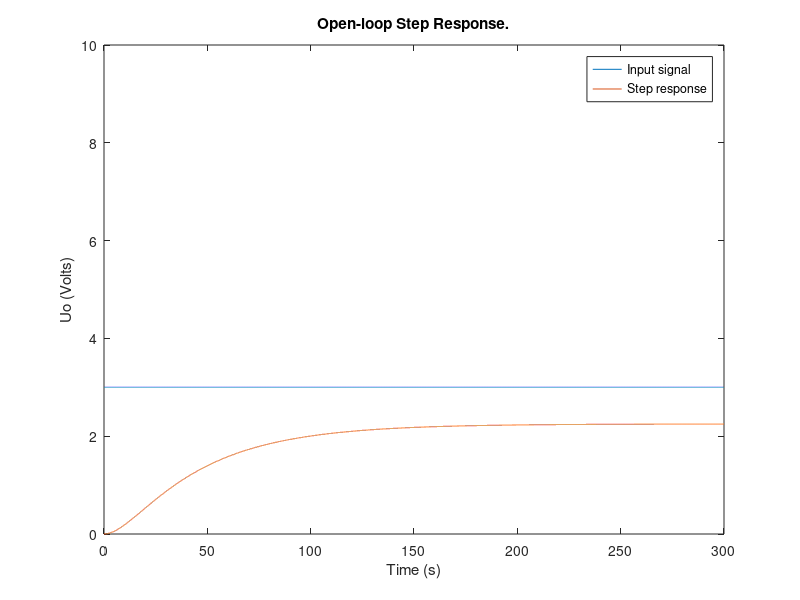
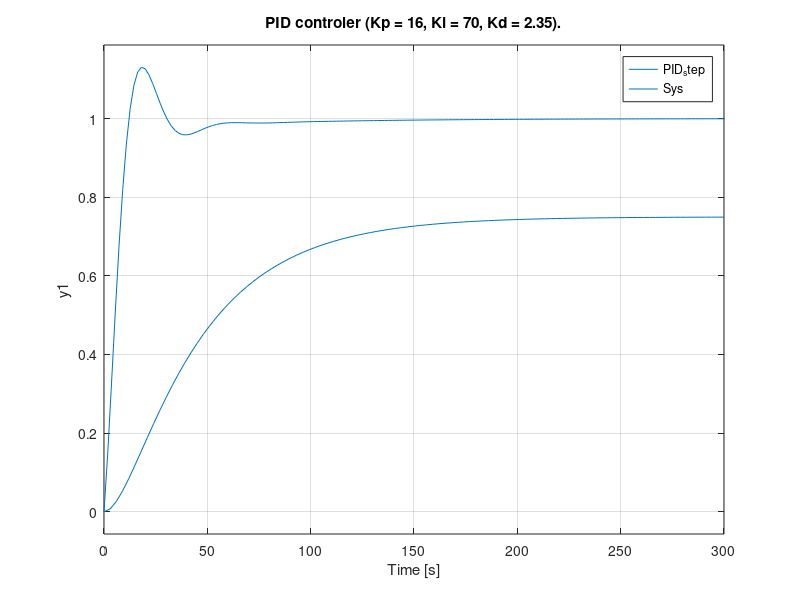
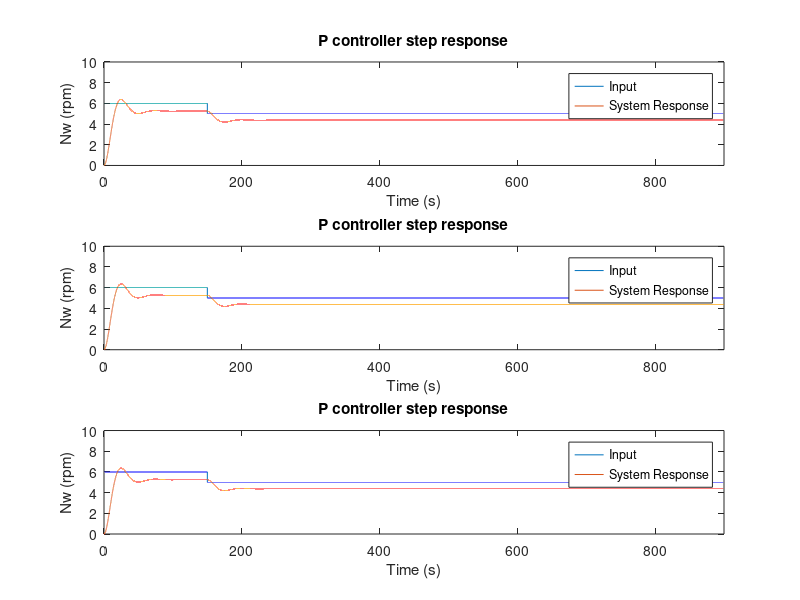

Recreate these plots in MATLAB, in order.
close all;
clear all;
pkg load control
clc

Ks = 0.75;
Tg = 50;
Tu = 5;

T1 = 10;
T2 = 40;

sys  = Ks * tf(1, [T1 1]) * tf(1, [T2 1])

%D1
figure('Name','Transfer function')
% [y,t] = step(sys);
t=0:0.01:300;
for k=1:length(t)
    if(t(k)<0)
        y(k) = 0;
    else
        y(k) = 3;
    end
end
plot(t, y);
hold on
st = lsim(sys,y,t);
plot(t, st);
title('Open-loop Step Response.');
ylabel('Uo (Volts)');
xlabel('Time (s)'); 
legend('Input signal', 'Step response')
axis([0 300 0 10])
hold off

%D2

%% ********* 20% overshoot ***********
fprintf('\n\t\t20 percent overshoot\n');
        %p controller
%///Parameters
Kp1 = (0.7*Tg)/(Ks*Tu);
%\\\
PID_controller = pidstd(Kp1);
tf(PID_controller)
m1 = feedback(PID_controller*sys,1)
%plots
figure('name', '20% Overshoot')
subplot(3,1,1),
step(m1); 
hold on;
step(sys);
title(['P controler (Kp = ' num2str(Kp1) ').']);
legend('P_step','Sys');


        %pi controller
%///Parameters
Kp2 = (0.6*Tg)/(Ks*Tu);
Ti1 = Tg;
%\\\
PID_controller = pidstd(Kp2, Ti1);
tf(PID_controller)
m2 = feedback(PID_controller*sys,1)
%plots
subplot(3,1,2),
step(m2); 
hold on; 
step(sys);
title(['PI controler (Kp = ' num2str(Kp2) ', Ki = ' num2str(Ti1) ').']);
legend('PI_step','Sys');





        %pid controller
%///Parameters
Kp3 = (1.2*Tg)/(Ks*Tu);
Ti2 = 1.4*Tg;
Td = 0.47*Tu;
%\\\
PID_controller = pidstd(Kp3, Ti2, Td);
tf(PID_controller)
m3 = feedback(PID_controller*sys,1)
%plots
subplot(3,1,3),
step(m3); 
hold on; 
step(sys);
title(['PID controler (Kp = ' num2str(Kp3) ', Ki = ' num2str(Ti2) ', Kd = ' num2str(Td) ').']);
legend('PID_step','Sys');

%input
t1=0:0.01:900;
for k=1:length(t1)
    if(t1(k)<0)
        y1(k) = 5;
    elseif(t1(k)>=0 && t1(k)<=150)
        y1(k) = 6;
    else
        y1(k) = 5;
    end
end

% p response
figure('Name','Step response')
subplot(3,1,1),
plot(t1, y1)
axis([0 900 0 10])
hold on
resp = lsim(m1,y1,t1);
plot(t1, resp) 
title('P controller step response')
legend('Input', 'System Response')
xlabel('Time (s)'); 
ylabel('Nw (rpm)'); 
e = resp - (y1.');

% pi response
subplot(3,1,2),
plot(t1, y1)
axis([0 900 0 10])
hold on
resp = lsim(m1,y1,t1);
plot(t1, resp) 
title('P controller step response')
legend('Input', 'System Response')
xlabel('Time (s)'); 
ylabel('Nw (rpm)'); 
e = resp - (y1.');

% pid response
subplot(3,1,3),
plot(t1, y1)
axis([0 900 0 10])
hold on
resp = lsim(m1,y1,t1);
plot(t1, resp) 
title('P controller step response')
legend('Input', 'System Response')
xlabel('Time (s)'); 
ylabel('Nw (rpm)'); 
e = resp - (y1.');